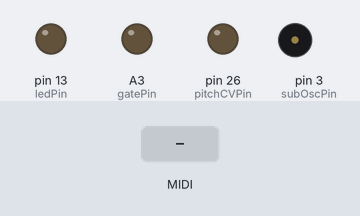
A sketch run on a simulated Teensy 3. Shown: output pins drawn as LEDs (lit = HIGH), buzzer (waves = sounding). The test bench sets the inputs (shaded band).

Above: at 1.2 s.
1.3 s: MIDI note 36 received
At 1.45 s:
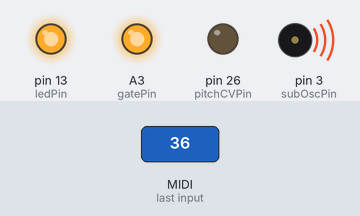
Timing chart, 0 to 4.3 s (numbered marks = the images above; inputs shaded):
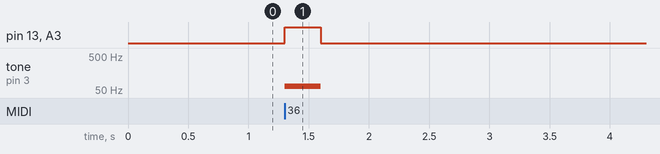

The sketch:

Teensy3.6Monotron.ino
```cpp
float kammertonA = 440.00;
float schritt = 1.059463094359;
float frequenzen[128];

const int subOscPin = 3;
const int ledPin = 13;
const int pitchCVPin = A12; //DAC1 A21 on Teensy 3.6 and A12 on Teensy LC
//Filter Pin on second DAC uncomment for Teensy 3.6
//const int filterCutoffCVPin = A22;
const int gatePin = 17;
byte subOscTranspose = 0;
float bend;
float pitch_value;
float divider = 38;


void setup() {
  kammertonA = kammertonA*pow(2,5);
  kammertonA = kammertonA/pow(schritt,2);
  for (int i = 127; i > -1; i--) {
    frequenzen[i] = kammertonA;
    kammertonA = kammertonA/schritt;
  }
  analogWriteResolution(12);
  usbMIDI.setHandleNoteOff(OnNoteOff);
  usbMIDI.setHandleNoteOn(OnNoteOn);
  usbMIDI.setHandlePitchChange(OnPitchChange);
  pinMode(subOscPin, OUTPUT);
  pinMode(ledPin, OUTPUT);
  pinMode(gatePin, OUTPUT);
}

void loop() {
  usbMIDI.read();
}

void OnNoteOn(byte kanal, byte note, byte velocity) {
  if(velocity==0) {
    digitalWrite(ledPin, LOW);
    digitalWriteFast(gatePin, LOW);
    noTone(subOscPin);
  }
  else {
    digitalWrite(ledPin, HIGH);
    pitch_value = constrain(note, 60, 99);
    analogWrite(pitchCVPin, ((pitch_value + bend - 60.0) / divider) * 4095.0);
    //Filter Pin on second DAC uncomment for Teensy 3.6
    //analogWrite(filterCutoffCVPin, map(velocity, 0, 127, 0, 4095));
    digitalWriteFast(gatePin, HIGH);
    tone(subOscPin, frequenzen[note+subOscTranspose]);
  }
}

void OnNoteOff(byte kanal, byte note, byte velocity) {
  digitalWrite(ledPin, LOW);
  digitalWriteFast(gatePin, LOW);
  noTone(subOscPin);
}

void OnPitchChange (byte channel, int pitch_change) {
     bend = map(pitch_change, 0, 16383, -12.0, 12.0);
    analogWrite(pitchCVPin, ((pitch_value + bend - 60.0) / divider) * 4095.0);
  }
```

Measured:
- after the input at 1.3 s, pin 13 (ledPin), A3 (gatePin): LOW → HIGH at once, → LOW 0.30 s later; tone on pin 3 (subOscPin): silent → 65 Hz at once, → silent 0.30 s later
